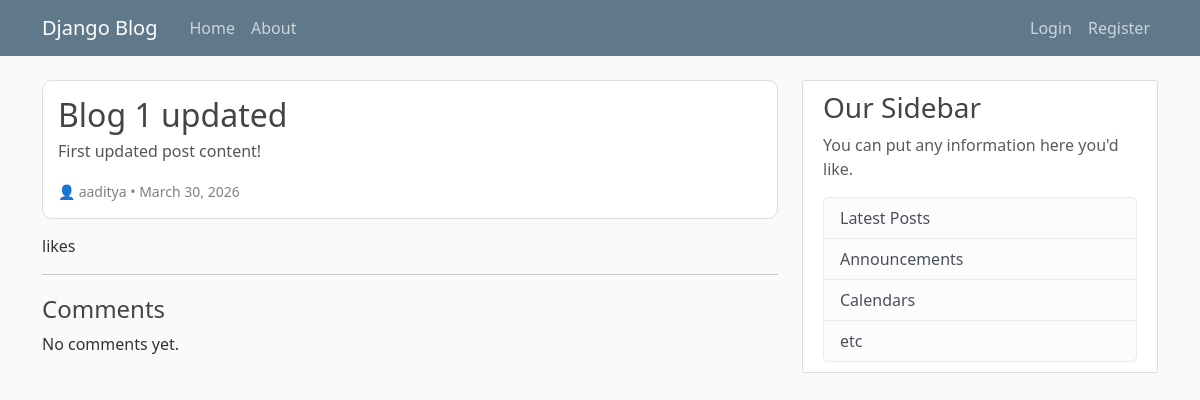
/post/1/, run on an earlier commit of the app's database.
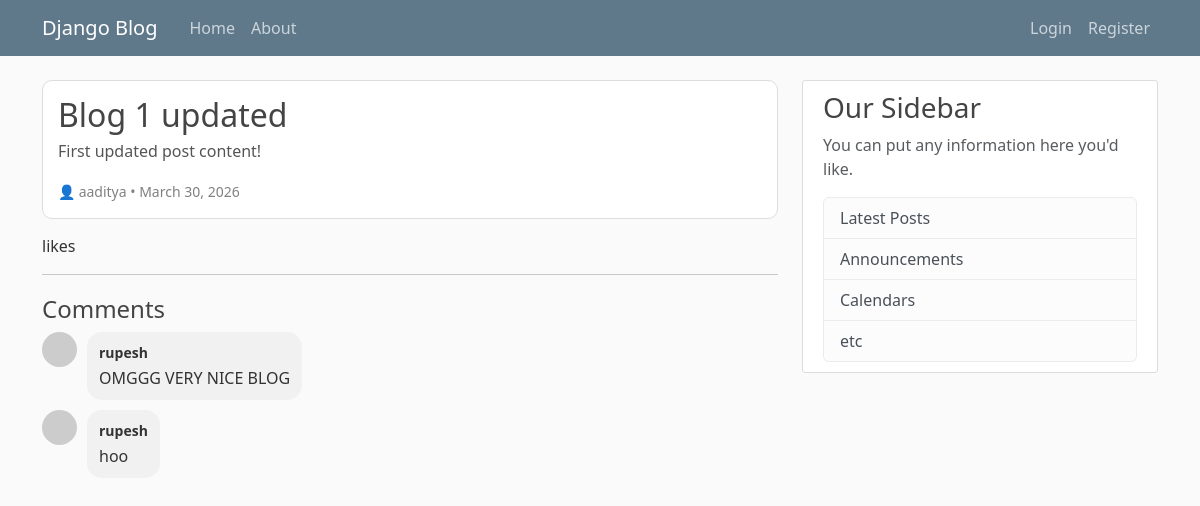
And on a later commit of the database.
### blog/models.py (models this page shows, shortened)
class Comment(models.Model):
  post=models.ForeignKey(Post, on_delete=models.CASCADE, related_name='comments')
  user=models.ForeignKey(User, on_delete=models.CASCADE)
  content=models.TextField()
  created_at=models.DateTimeField(auto_now_add=True)

### blog/views.py (the view)
# urls.py: path('post/<int:pk>/', views.post_detail, name='post-detail'),
def post_detail(request, pk):
    post = get_object_or_404(Post, id=pk)
    comments = post.comments.all()
    is_liked = False
    if request.user.is_authenticated:
        is_liked = Like.objects.filter(post=post, user=request.user).exists()
    if request.method == 'POST':
        if request.user.is_authenticated:
            form = CommentForm(request.POST)
            if form.is_valid():
                comment = form.save(commit=False)
                comment.post = post
                comment.user = request.user
                comment.save()
                return redirect('post-detail', pk=post.id)
        else:
            return redirect('login')
    else:
        form = CommentForm()
    context = {
        'post': post,
        'comments': comments,
        'form': form,
        'is_liked': is_liked
    }
    return render(request, 'blog/post_detail.html', context)

### blog/templates/blog/post_detail.html (shortened to what this page needs)
{% extends "blog/base.html" %}
{% block content %}
<article style="border:1px solid #ddd; padding:15px; border-radius:10px; margin-bottom:15px; background:#fff;">
  <h2 style="margin-bottom:5px;">{{ post.title }}</h2>
  <p style="color:#555;">{{ post.content }}</p>
  <small style="color:gray;">
    👤 {{ post.author }} • {{ post.created_at|date:"F d, Y" }}
  </small>
</article>
<div style="display:flex; align-items:center; gap:10px; margin-top:10px;">
  <p style="margin:0;"><strong>{{ post.likes.count }}</strong> likes</p>
</div>
<hr>
<h4 style="margin-top:20px;">Comments</h4>
{% for comment in comments %}
  <div style="display:flex; gap:10px; margin-bottom:10px;">
    <div style="width:35px; height:35px; border-radius:50%; background:#ccc;"></div>
    <div style="background:#f1f1f1; padding:8px 12px; border-radius:15px; max-width:70%;">
      <strong style="font-size:14px;">{{ comment.user }}</strong>
      <p style="margin:2px 0;">{{ comment.content }}</p>
    </div>
  </div>
{% empty %}
  <p>No comments yet.</p>
{% endfor %}
{% endblock content %}

What changed in the data, as far as the page shows it:
added Comment: user "rupesh", content "OMGGG VERY NICE BLOG"
added Comment: user "rupesh", content "hoo"
Also different on the page:
text no longer shown: "No comments yet."
